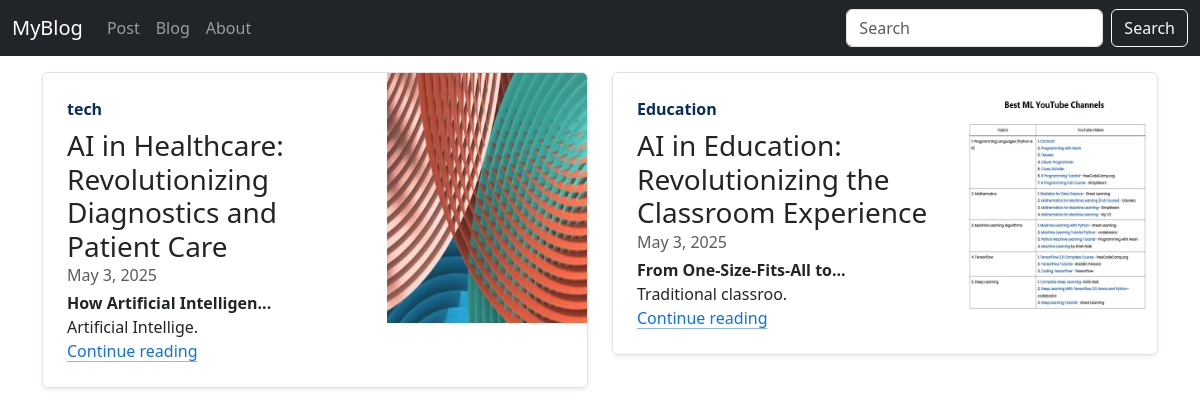
The page / on the database its author committed.
### apk/models.py (models this page shows)
class bPost(models.Model):
    post_id = models.AutoField(primary_key=True)
    title = models.CharField(max_length=100)
    category = models.CharField(max_length=50,default='')
    head = models.CharField(max_length=100)
    content = models.CharField(max_length=3000)
    head1 = models.CharField(max_length=100)
    content1 = models.CharField(max_length=3000)
    author = models.ForeignKey('auth.User', on_delete=models.CASCADE,default='')
    pub_date = models.DateField()
    thumbnail = models.ImageField(upload_to='apk/images',default='')
    def __str__(self):
        return self.title

### apk/views.py (the view)
# urls.py: path('',views.index,name='index'),
def index(request):
    mpost = bPost.objects.all()
    print(mpost)
    return render(request, 'apk/index.html',{'mpost':mpost})

### apk/templates/apk/index.html (shortened to what this page needs)
{% extends 'apk/base.html' %}
{% block body%}
    <div class="container my-3">
        {% for i in mpost%}
        {% if forloop.counter0|divisibleby:2%}
        <div class="row my-10 ">
        {% endif %}
            <div class="col-md-6">
            <div class="row g-0 border rounded overflow-hidden flex-md-row mb-4 shadow-sm h-md-250 position-relative">
            <div class="col p-4 d-flex flex-column position-static">
                <strong class="d-inline-block mb-2 text-primary-emphasis">{{i.category}}</strong>
                <h3 class="mb-0">{{ i.title}}</h3>
                <div class="mb-1 text-body-secondary">{{i.pub_date}}</div>
                <p class="card-text mb-auto"><b>{{i.head|slice:":25"}}...</b><br>{{i.content|slice:":20" }}.</p>
                <a href="blogpost/{{i.post_id}}" class="icon-link gap-1 icon-link-hover stretched-link">
                Continue reading
                <svg class="bi" aria-hidden="true"><use xlink:href="#chevron-right"></use></svg>
                </a>
            </div>
            <div class="col-auto d-none d-lg-block">
                <img src="{{i.thumbnail.url}}" class="bd-placeholder-img" width="200" height="250" xmlns="http://www.w3.org/2000/svg" role="img" aria-label="Placeholder: Thumbnail" preserveAspectRatio="xMidYMid slice"><title>Placeholder</title>
            </div>
            </div>
            </div>
        {% if forloop.counter0|add:1|divisibleby:2 or forloop.last %}
        </div>
        {% endif %}
        {% empty %}
                <li class="list-group-item">No blog posts available.</li>
        {% endfor %}
    </div>
{%endblock%}

### apk/templates/apk/base.html (shortened to what this page needs)
<!doctype html>
<html lang="en">
  <head>
    <link href="https://cdn.jsdelivr.net/npm/bootstrap@5.3.5/dist/css/bootstrap.min.css" rel="stylesheet">
  </head>
  <body>
    <nav class="navbar navbar-expand-lg navbar-dark bg-dark">
        <div class="container-fluid">
            <a class="navbar-brand" href="{% url 'index' %}">MyBlog</a>
            <div class="collapse navbar-collapse" id="navbarContent">
                <ul class="navbar-nav me-auto mb-2 mb-lg-0">
                <li class="nav-item">
                    <a class="nav-link" href="#">Post</a>
                </li>
                <li class="nav-item">
                    <a class="nav-link" href="#">Blog</a>
                </li>
                <li class="nav-item">
                    <a class="nav-link" href="#">About</a>
                </li>
                </ul>
                <form class="d-flex" method="get" action="#">
                <input class="form-control me-2" type="search" name="q" placeholder="Search">
                <button class="btn btn-outline-light" type="submit">Search</button>
                </form>
            </div>
        </div>
    </nav>
    {%block body%} {% endblock %}
  </body>
</html>

### rows shown on the page
bPost: category "tech", title "AI in Healthcare: Revolutionizing Diagnostics and Patient Care", pub_date "May 3, 2025", head "How Artificial Intelligen", content "Artificial Intellige", thumbnail (picture)
bPost: category "Education", title "AI in Education: Revolutionizing the Classroom Experience", pub_date "May 3, 2025", head "From One-Size-Fits-All to", content "Traditional classroo", thumbnail (picture)
